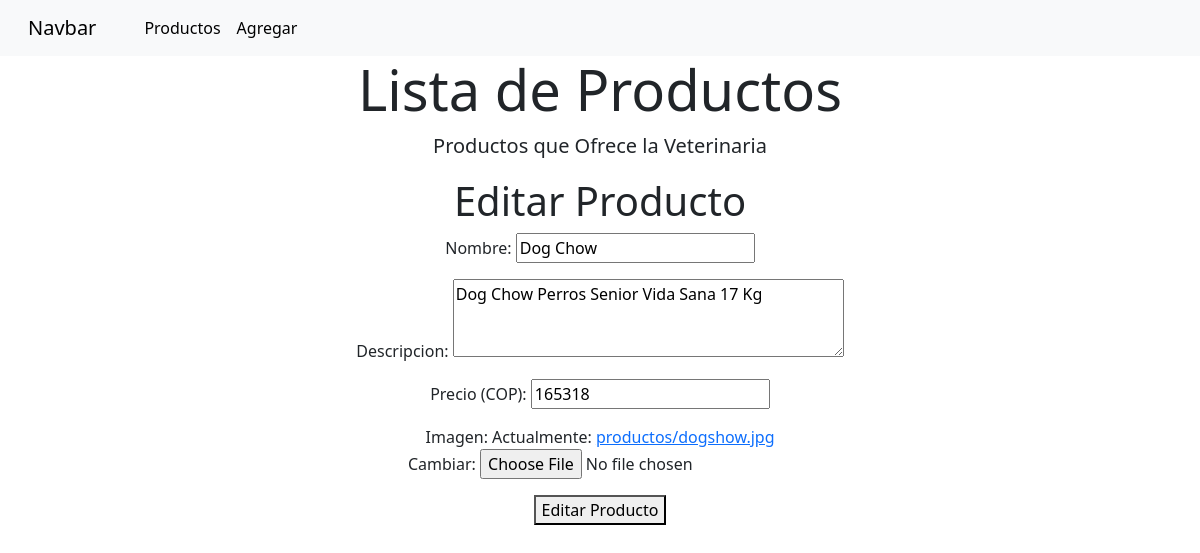
Page /producto/16/editar/ on the committed database.
### todoProductos/models.py (models this page shows, shortened)
class Producto(models.Model):
    nombre = models.CharField(max_length=100)
    descripcion = models.TextField()
    precio =  models.PositiveIntegerField(
        verbose_name='Precio (COP)',
        validators=[MinValueValidator(0), MaxValueValidator(99999999)]
    )
    imagen = models.ImageField(verbose_name = "Imagen", upload_to='productos')

### todoProductos/views.py (the view)
# urls.py: path('producto/<int:id>/editar/', views.editar_producto, name='editar_producto'),
def editar_producto(request, id):
    producto = Producto.objects.get(pk=id)
    if request.method == "POST":
        form = ProductoForm(request.POST, request.FILES, instance=producto)
        if form.is_valid():
            if 'imagen' in form.changed_data:
                producto.imagen = form.cleaned_data['imagen']
            form.save()
            return redirect('lista_productos')
    else:
        form = ProductoForm(instance=producto)
    context = {'form': form}
    return render(request, 'veterinaria/editar_producto.html', context)

### todoProductos/forms.py
class ProductoForm(forms.ModelForm):
    class Meta:
        model = Producto
        fields = ['nombre', 'descripcion', 'precio', 'imagen']
        widgets = {
            'descripcion': forms.Textarea(attrs={'rows': 3}),
        }

### todoProductos/templates/veterinaria/editar_producto.html (shortened to what this page needs)
{% extends 'veterinaria/base.html' %}
{% load static %}
{% block content %}
<center><h1>Editar Producto</h1></center>
<div class="container text-center">
    <form method="post" enctype="multipart/form-data">
        {{ form.as_p }}
        <button type="submit">Editar Producto</button>
    </form>
</div>
{% endblock %}

### rows in the picture
Producto: nombre "Dog Chow", descripcion "Dog Chow Perros Senior Vida Sana 17 Kg", precio "165318"
